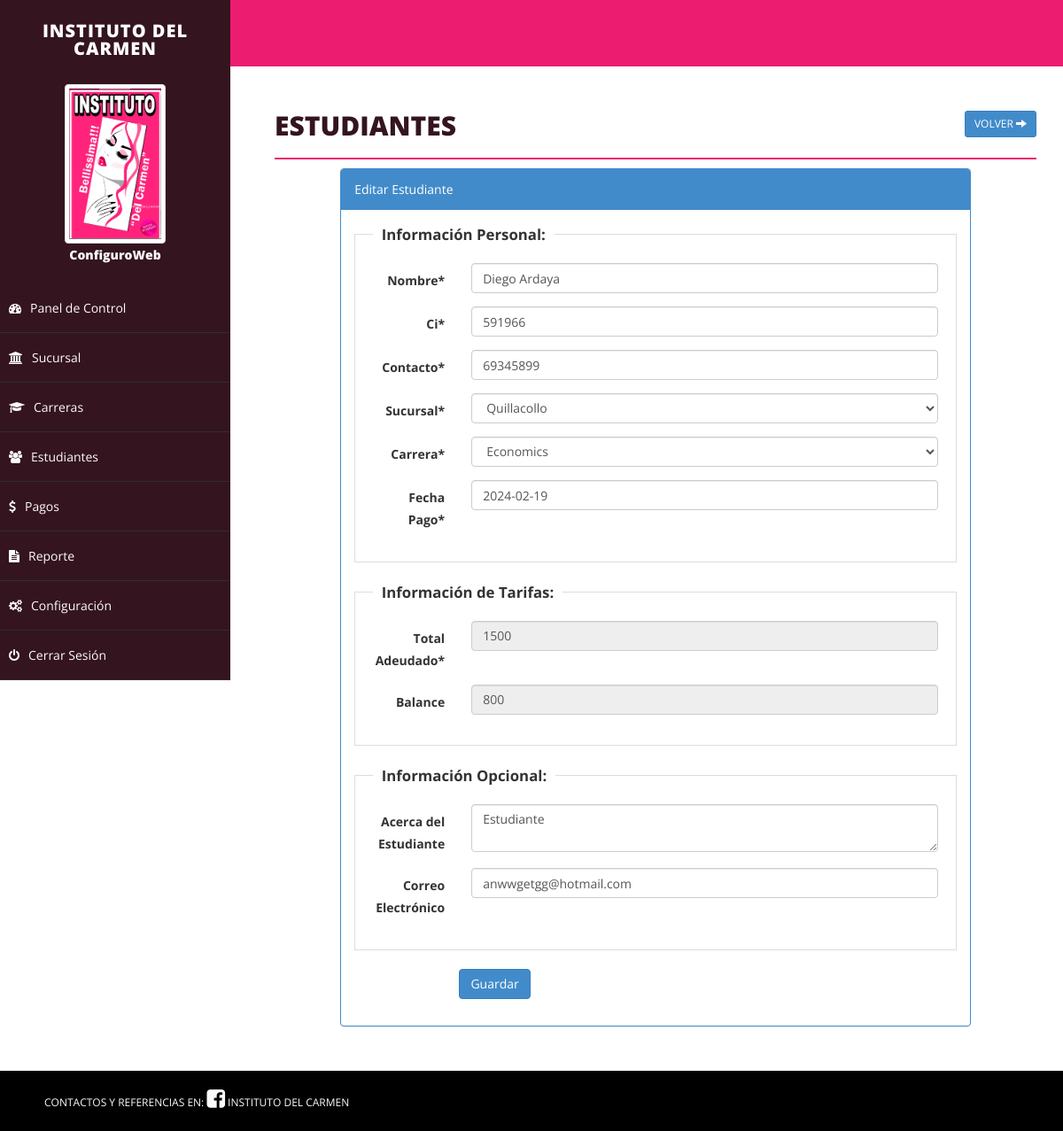
The page /student.php?action=edit&id=15 (signed in) on the database its author committed.
### tables this page shows
CREATE TABLE `student` (
  `id` int(255) NOT NULL,
  `ci` varchar(10) NOT NULL,
  `emailid` varchar(255) NOT NULL,
  `sname` varchar(255) NOT NULL,
  `joindate` datetime NOT NULL,
  `about` text NOT NULL,
  `contact` varchar(255) NOT NULL,
  `fees` int(255) NOT NULL,
  `career` varchar(255) NOT NULL,
  `branch` varchar(255) NOT NULL,
  `balance` int(255) NOT NULL,
  `delete_status` enum('0','1') NOT NULL DEFAULT '0'
);

CREATE TABLE `branch` (
  `id` int(255) NOT NULL,
  `branch` varchar(255) NOT NULL,
  `address` text NOT NULL,
  `detail` text NOT NULL,
  `delete_status` enum('0','1') NOT NULL DEFAULT '0'
);

CREATE TABLE `career` (
  `id` int(11) NOT NULL,
  `career` varchar(255) NOT NULL,
  `address` text NOT NULL,
  `detail` text NOT NULL,
  `delete_status` enum('0','1') NOT NULL DEFAULT '0'
);

### student.php (the view, shortened to what this page needs)
<?php
include("php/dbconnect.php");
$ci = "";
$emailid = '';
$sname = '';
$joindate = '';
$contact = '';
$balance = 0;
$fees = '';
$about = '';
$career = '';
$action = "add";
if (isset($_GET['action']) && $_GET['action'] == "edit") {
	$id = isset($_GET['id']) ? mysqli_real_escape_string($conn, $_GET['id']) : '';
	$sqlEdit = $conn->query("SELECT * FROM student WHERE id='" . $id . "'");
	if ($sqlEdit->num_rows) {
		$rowsEdit = $sqlEdit->fetch_assoc();
		extract($rowsEdit);
		$action = "update";
	} else {
		$_GET['action'] = "";
	}
}
?>
<!DOCTYPE html>
<html xmlns="http://www.w3.org/1999/xhtml">
<head>
	<link href="css/bootstrap.css" rel="stylesheet" />
	<link href="css/font-awesome.css" rel="stylesheet" />
	<link href="css/basic.css" rel="stylesheet" />
	<link href="css/custom.css" rel="stylesheet" />
	<link href="css/ui.css" rel="stylesheet" />
	<link href="css/datepicker.css" rel="stylesheet" />
</head>
<?php
include("php/header.php");
?>
<div id="page-wrapper">
	<div id="page-inner">
		<div class="row">
			<div class="col-md-12">
				<h1 class="page-head-line">Estudiantes
					<?php
					echo (isset($_GET['action']) && @$_GET['action'] == "add" || @$_GET['action'] == "edit") ?
						' <a href="student.php" class="btn btn-primary btn-sm pull-right">Volver <i class="glyphicon glyphicon-arrow-right"></i></a>' : '<a href="student.php?action=add" class="btn btn-primary btn-sm pull-right"><i class="glyphicon glyphicon-plus"></i> Agregar Estudiante </a>';
					?>
				</h1>
			</div>
		</div>
		<?php
		if (isset($_GET['action']) && @$_GET['action'] == "add" || @$_GET['action'] == "edit") {
		?>
			<div class="row">
				<div class="col-sm-10 col-sm-offset-1">
					<div class="panel panel-primary">
						<div class="panel-heading">
							<?php echo ($action == "add") ? "Agregar Estudiante" : "Editar Estudiante"; ?>
						</div>
						<form action="student.php" method="post" id="signupForm1" class="form-horizontal">
							<div class="panel-body">
								<fieldset class="scheduler-border">
									<legend class="scheduler-border">Información Personal:</legend>
									<div class="form-group">
										<label class="col-sm-2 control-label" for="Old">Nombre* </label>
										<div class="col-sm-10">
											<input type="text" class="form-control" id="sname" name="sname" value="<?php echo $sname; ?>" />
										</div>
									</div>
									<div class="form-group">
										<label class="col-sm-2 control-label" for="Old">Ci* </label>
										<div class="col-sm-10">
											<input type="text" class="form-control" id="ci" name="ci" value="<?php echo $ci; ?>" />
										</div>
									</div>
									<div class="form-group">
										<label class="col-sm-2 control-label" for="Old">Contacto* </label>
										<div class="col-sm-10">
											<input type="text" class="form-control" id="contact" name="contact" value="<?php echo $contact; ?>" maxlength="10" />
										</div>
									</div>
									<div class="form-group">
										<label class="col-sm-2 control-label" for="Old">Sucursal* </label>
										<div class="col-sm-10">
											<select class="form-control" id="branch" name="branch">
												<?php
												$sql = "select * from branch where delete_status='0' order by branch.branch asc";
												$q = $conn->query($sql);
												while ($r = $q->fetch_assoc()) {
													echo '<option value="' . $r['id'] . '"  ' . (($branch == $r['id']) ? 'selected="selected"' : '') . '>' . $r['branch'] . '</option>';
												}
												?>
											</select>
										</div>
									</div>
									<div class="form-group">
										<label class="col-sm-2 control-label" for="Old">Carrera* </label>
										<div class="col-sm-10">
											<select class="form-control" id="career" name="career">
												<?php
												$sql = "select * from career where delete_status='0' order by career.career asc";
												$q = $conn->query($sql);
												while ($r = $q->fetch_assoc()) {
													echo '<option value="' . $r['id'] . '"  ' . (($career == $r['id']) ? 'selected="selected"' : '') . '>' . $r['career'] . '</option>';
												}
												?>
											</select>
										</div>
									</div>
									<div class="form-group">
										<label class="col-sm-2 control-label" for="Old">Fecha Pago* </label>
										<div class="col-sm-10">
											<input type="text" class="form-control" id="joindate" name="joindate" value="<?php echo ($joindate != '') ? date("Y-m-d", strtotime($joindate)) : ''; ?>" style="background-color: #fff;" readonly />
										</div>
									</div>
								</fieldset>
								<fieldset class="scheduler-border">
									<legend class="scheduler-border">Información de Tarifas:</legend>
									<div class="form-group">
										<label class="col-sm-2 control-label" for="Old">Total Adeudado* </label>
										<div class="col-sm-10">
											<input type="text" class="form-control" id="fees" name="fees" value="<?php echo $fees; ?>" <?php echo ($action == "update") ? "disabled" : ""; ?> />
										</div>
									</div>
									<div class="form-group">
										<label class="col-sm-2 control-label" for="Old">Balance </label>
										<div class="col-sm-10">
											<input type="text" class="form-control" id="balance" name="balance" value="<?php echo $balance; ?>" disabled />
										</div>
									</div>
								</fieldset>
								<fieldset class="scheduler-border">
									<legend class="scheduler-border">Información Opcional:</legend>
									<div class="form-group">
										<label class="col-sm-2 control-label" for="Password">Acerca del Estudiante </label>
										<div class="col-sm-10">
											<textarea class="form-control" id="about" name="about"><?php echo $about; ?></textarea>
										</div>
									</div>
									<div class="form-group">
										<label class="col-sm-2 control-label" for="Old">Correo Electrónico </label>
										<div class="col-sm-10">
											<input type="text" class="form-control" id="emailid" name="emailid" value="<?php echo $emailid; ?>" />
										</div>
									</div>
								</fieldset>
								<div class="form-group">
									<div class="col-sm-8 col-sm-offset-2">
										<button type="submit" name="save" class="btn btn-primary">Guardar </button>
									</div>
								</div>
							</div>
						</form>
					</div>
				</div>
			</div>
		<?php
		}
		?>
	</div>
</div>
<div id="footer-sec">
	CONTACTOS Y REFERENCIAS EN: <a href="https://www.facebook.com/people/Instituto-Del-Carmen-Cochabamba/100084527167834/" target="_blank"><i class="fa fa-facebook-square fa-2x" aria-hidden="true"></i> INSTITUTO DEL CARMEN</a>
</div>
</body>
</html>

### css/basic.css (style rules this page uses)
html, body { font-family: 'Open Sans', sans-serif; line-height: 25px; height: 100%; }
#page-wrapper { padding: 15px 15px; min-height: calc(100% - 75px); background: #FFFFFF; }
#page-inner { width: 100%; margin: 5px 10px; background-color: #fff !important; padding: 10px; min-height: calc(100% - 90px); }
.page-head-line { font-size: 30px; text-transform: uppercase; color: #34141F; font-weight: 800; padding-bottom: 20px; border-bottom: 2px solid #EC1C70; margin-bottom: 10px; }
#footer-sec { background-color: #000; padding: 20px 50px; color: #FCFBFC; font-size: 12px; width: 100%; position: fixed; bottom: 0; }
#footer-sec a { color: #FCFBFC; }
@media (min-width:768px) { #page-wrapper { margin: 0 0 0 260px; padding: 15px 30px; min-height: calc(100% - 75px); } }
@media (min-width:768px) { #footer-sec { position: relative; } }

### css/custom.css (style rules this page uses)
fieldset.scheduler-border { border: 1px groove #ddd !important; padding: 0 1.4em 1.4em 1.4em !important; margin: 0 0 1.5em 0 !important; -webkit-box-shadow: 0px 0px 0px 0px #000 ; box-shadow: 0px 0px 0px 0px #000 ; }
legend.scheduler-border { font-size: 1.2em !important; font-weight: bold !important; text-align: left !important; width:auto; padding:0 10px; border-bottom:none; }

### rows shown on the page
student: sname "Diego Ardaya", ci "591966", contact "69345899", branch "Quillacollo", career "Economics", joindate "2024-02-19", fees "1500", balance "800", about "Estudiante", emailid "anwwgetgg@hotmail.com"

### other values the page prints
$_SESSION['rainbow_name'] "ConfiguroWeb"
